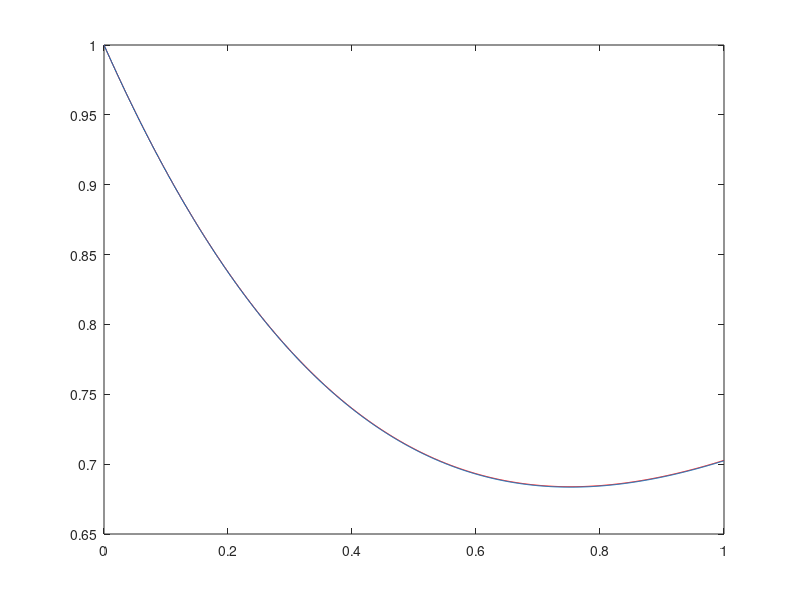

MATLAB code for this plot:
function [] = a5q2()
a = 0;
b = 1;
tol=10^(-5);

for p=1:3
    n = 10^p;
    power(p) = n;
    h = (b-a)/n;
    arr = a:h:b;
    x(1) = 1;
    z = (sin(arr) - cos(arr) + 3*(exp(-arr)))/2;
    
    for i=1:n
        temp = x(i) + (h*( sin(arr(i)) - x(i) ));
        x(i+1) = x(i) + (h*( sin(arr(i+1)) - temp ));
        while(x(i+1)-temp > tol)
            x(i+1) = x(i) + (h*( sin(arr(i+1)) - temp ));
            temp=x(i+1);
        end
    end
end
x
plot(arr,x,'r')
hold on
plot(arr,z)
%plot(power, m, 'b');
%hold on;
%loglog(power, m, 'b');
%plot(arr, z, 'r');
%hold off;
end